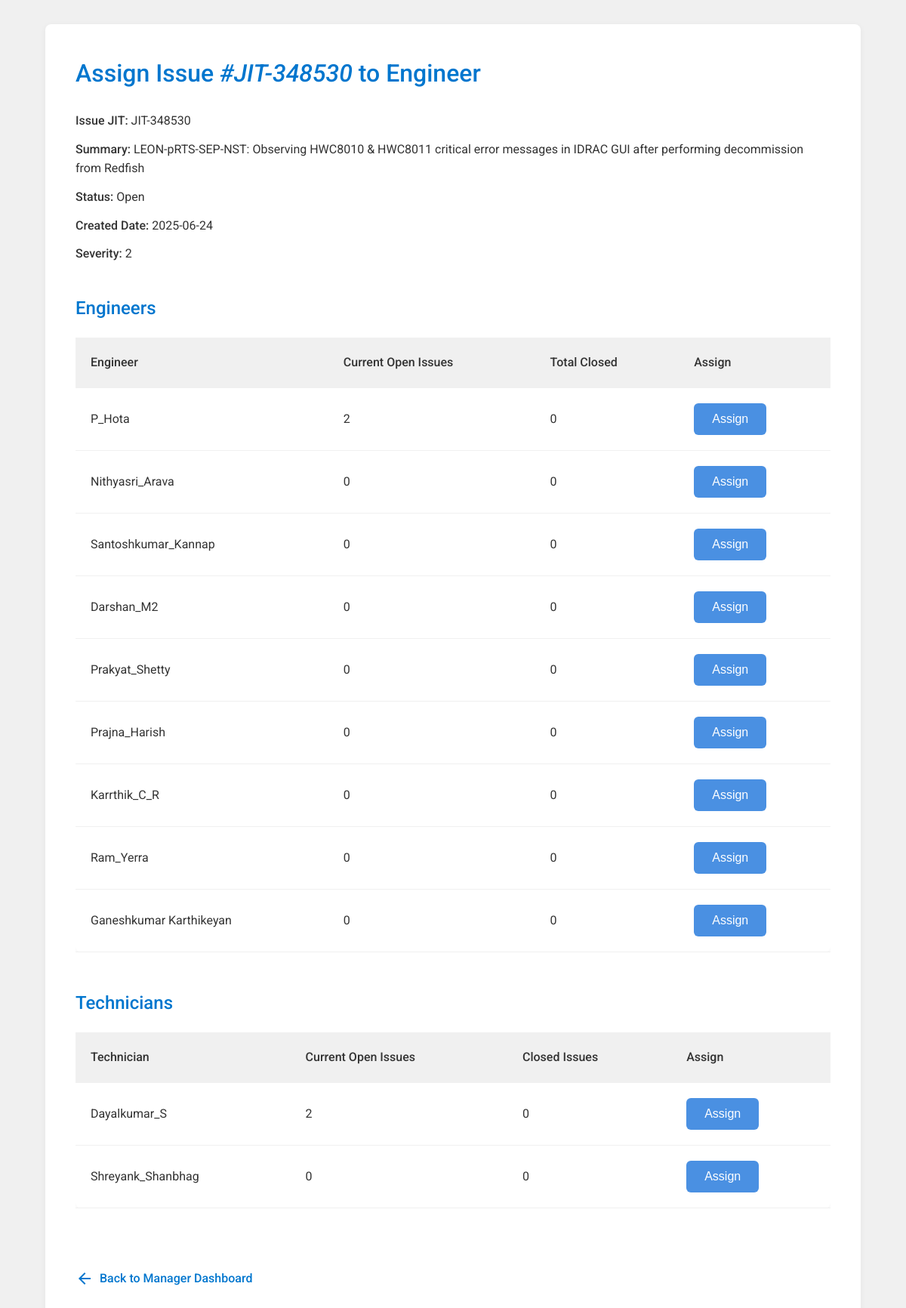
The app's page /assign_engineer?issue_id=JIT-348530&manager= with its own data.
### tables this page shows
CREATE TABLE issues (
      issue_id      INTEGER PRIMARY KEY AUTOINCREMENT,
      jit_number    TEXT    UNIQUE NOT NULL,
      summary       TEXT,
      status        TEXT,
      created_date  DATETIME DEFAULT CURRENT_TIMESTAMP,
      closed_date   DATETIME,
      close_requested_by TEXT,
      close_requested_date DATETIME,
      manager_id    INTEGER,
      engineer_id   INTEGER,
      technician_id INTEGER,
      assigned_date DATETIME,
      delete_issue  INTEGER DEFAULT 0,
      severity INTEGER,
      core_cet TEXT,
      platform TEXT,
      rce_assign_date DATETIME,
      generation TEXT,
      damage_found TEXT,
      damage_introduced TEXT,
      dam_used TEXT,
      new_jit_add_date DATETIME
      engineer_history TEXT,
      reject_request INTEGER DEFAULT 0,
      read1 INTEGER DEFAULT 0,
      read2 INTEGER DEFAULT 0, engineer_history TEXT,
      
      FOREIGN KEY(manager_id)   REFERENCES managers(manager_id),
      FOREIGN KEY(engineer_id)  REFERENCES engineers(engineer_id),
      FOREIGN KEY(technician_id) REFERENCES technician(technician_id)
    );

CREATE TABLE engineers (
      engineer_id  INTEGER PRIMARY KEY AUTOINCREMENT,
      name         TEXT  UNIQUE NOT NULL,
      email        TEXT
    );

CREATE TABLE technician (
      technician_id  INTEGER PRIMARY KEY AUTOINCREMENT,
      name         TEXT  UNIQUE NOT NULL,
      email        TEXT
    );

### manager_dashboard.py (the view)
@app.route("/assign_engineer")
def assign_engineer():
    issue_id = request.args.get("issue_id", "")
    manager = request.args.get("manager", "")
    conn = sqlite3.connect(DB_PATH)
    c = conn.cursor()
    c.execute("""
      SELECT summary, status, created_date, severity
      FROM issues
      WHERE jit_number = ?
    """, (issue_id,))
    issue_row = c.fetchone()
    if not issue_row:
        conn.close()
        return f"Issue '{issue_id}' not found.", 404
    summary, status, created_date, severity = issue_row
    c.execute("""
      SELECT e.engineer_id, e.name,
             SUM(CASE WHEN i.status <> 'Closed' AND i.engineer_id = e.engineer_id THEN 1 ELSE 0 END) AS open_cnt,
             SUM(CASE WHEN i.status = 'Closed' AND i.engineer_id = e.engineer_id THEN 1 ELSE 0 END) AS closed_cnt
      FROM engineers e
      LEFT JOIN issues i ON i.engineer_id = e.engineer_id
      GROUP BY e.engineer_id
    """)
    engineers = c.fetchall()
    c.execute("""
      SELECT t.technician_id, t.name,
             SUM(CASE WHEN i.status <> 'Closed' AND i.technician_id = t.technician_id THEN 1 ELSE 0 END) AS open_cnt,
             SUM(CASE WHEN i.status = 'Closed' AND i.technician_id = t.technician_id THEN 1 ELSE 0 END) AS closed_cnt
      FROM technician t
      LEFT JOIN issues i ON i.technician_id = t.technician_id
      GROUP BY t.technician_id
    """)
    technician = c.fetchall()
    conn.close()
    return render_template(
        "assign_engineer.html",
        issue_id=issue_id,
        summary=summary,
        status=status,
        severity=severity,
        created_date=created_date,
        engineers=engineers,
        technician=technician,
        manager=manager
    )

### templates/assign_engineer.html (shortened to what this page needs)
<!DOCTYPE html>
<html lang="en">
<head>
</head>
<body>
  <div class="container">
    <h2>Assign Issue <em>#{{ issue_id }}</em> to Engineer</h2>
    <div class="issue-info">
      <p><span>Issue JIT:</span> {{ issue_id }}</p>
      <p><span>Summary:</span> {{ summary }}</p>
      <p><span>Status:</span> {{ status }}</p>
      <p><span>Created Date:</span> {{ created_date }}</p>
      <p><span>Severity:</span> {{ severity }}</p>
    </div>
    <div class="table-section">
      <h3>Engineers</h3>
      <div class="table-wrapper">
        <table>
          <thead>
            <tr>
              <th>Engineer</th>
              <th>Current Open Issues</th>
              <th>Total Closed</th>
              <th>Assign</th>
            </tr>
          </thead>
          <tbody>
            {% for eng_id, eng_name, open_cnt, closed_cnt in engineers %}
              <tr>
                <td>{{ eng_name }}</td>
                <td>{{ open_cnt }}</td>
                <td>{{ closed_cnt }}</td>
                <td>
                  <form action="/do_assign" method="POST" style="margin:0; padding:0;">
                    <button type="submit" class="btn-assign">Assign</button>
                  </form>
                </td>
              </tr>
            {% endfor %}
          </tbody>
        </table>
      </div>
    </div>
    <div class="table-section">
      <h3>Technicians</h3>
      <div class="table-wrapper">
        <table>
          <thead>
            <tr>
              <th>Technician</th>
              <th>Current Open Issues</th>
              <th>Closed Issues</th>
              <th>Assign</th>
            </tr>
          </thead>
          <tbody>
            {% for tech_id, tech_name, open_cnt, closed_cnt in technician %}
              <tr>
                <td>{{ tech_name }}</td>
                <td>{{ open_cnt }}</td>
                <td>{{ closed_cnt }}</td>
                <td>
                  <form action="/do_assign" method="POST" style="margin:0; padding:0;">
                    <button type="submit" class="btn-assign">Assign</button>
                  </form>
                </td>
              </tr>
            {% endfor %}
          </tbody>
        </table>
      </div>
    </div>
    <a href="/manager?name={{ manager }}" class="back-link"><i class="material-icons">arrow_back</i> Back to Manager Dashboard</a>
  </div>
</body>
</html>

### templates/assign_engineer.html (style rules this page uses)
:root { --primary-color: #0076CE; --secondary-color: #4A90E2; --light-gray: #F0F0F0; --dark-gray: #333333; --font-family: 'Roboto', sans-serif; }
* { box-sizing: border-box; margin: 0; padding: 0; }
body { font-family: var(--font-family); background: var(--light-gray); color: var(--dark-gray); line-height: 1.6; }
a { text-decoration: none; color: var(--primary-color); }
.container { max-width: 1200px; margin: 2rem auto; background: #fff; border-radius: 8px; box-shadow: 0 2px 8px rgba(0,0,0,0.05); padding: 2.5rem; }
h2 { font-size: 2rem; font-weight: 500; margin-bottom: 1.5rem; color: var(--primary-color); }
.issue-info { margin-bottom: 2.5rem; }
.issue-info p { margin-bottom: 0.75rem; font-size: 1rem; }
.issue-info span { font-weight: 500; color: var(--dark-gray); }
.table-section { margin-bottom: 3rem; }
.table-section h3 { font-size: 1.5rem; font-weight: 500; margin-bottom: 1.25rem; color: var(--primary-color); }
.table-wrapper { overflow-x: auto; }
table { width: 100%; border-collapse: collapse; background: #fff; border-radius: 8px; box-shadow: 0 2px 8px rgba(0,0,0,0.05); }
th, td { padding: 1.25rem; text-align: left; border-bottom: 1px solid var(--light-gray); font-size: 1rem; }
th { background: var(--light-gray); font-weight: 500; color: var(--dark-gray); }
.btn-assign { background: var(--secondary-color); color: #fff; border: none; border-radius: 6px; padding: 0.75rem 1.5rem; cursor: pointer; font-size: 1rem; font-weight: 500; transition: background 0.2s ease; }
.back-link { display: inline-flex; align-items: center; margin-top: 2rem; color: var(--primary-color); font-size: 1rem; font-weight: 500; }
.back-link i { margin-right: 0.5rem; }
@media (max-width: 1200px) { .container { max-width: 90%; } }

### records on screen
issues: jit_number "JIT-348530", summary "LEON-pRTS-SEP-NST: Observing HWC8010 & HWC8011 critical error messages in IDRAC GUI after performing decommission from Redfish", status "Open", created_date "2025-06-24"
engineers: name "P_Hota", open_cnt "2", closed_cnt "0"
engineers: name "Nithyasri_Arava", open_cnt "0", closed_cnt "0"
engineers: name "Santoshkumar_Kannap", open_cnt "0", closed_cnt "0"
engineers: name "Darshan_M2", open_cnt "0", closed_cnt "0"
engineers: name "Prakyat_Shetty", open_cnt "0", closed_cnt "0"
engineers: name "Prajna_Harish", open_cnt "0", closed_cnt "0"
engineers: name "Karrthik_C_R", open_cnt "0", closed_cnt "0"
engineers: name "Ram_Yerra", open_cnt "0", closed_cnt "0"
engineers: name "Ganeshkumar Karthikeyan", open_cnt "0", closed_cnt "0"
technician: name "Dayalkumar_S", open_cnt "2", closed_cnt "0"
technician: name "Shreyank_Shanbhag", open_cnt "0", closed_cnt "0"

### other values on screen
{{ severity }} "2"
